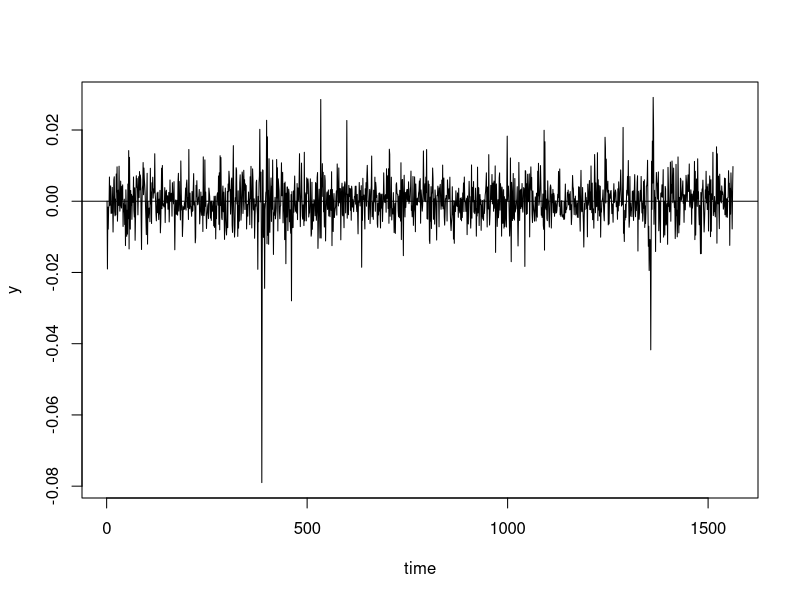
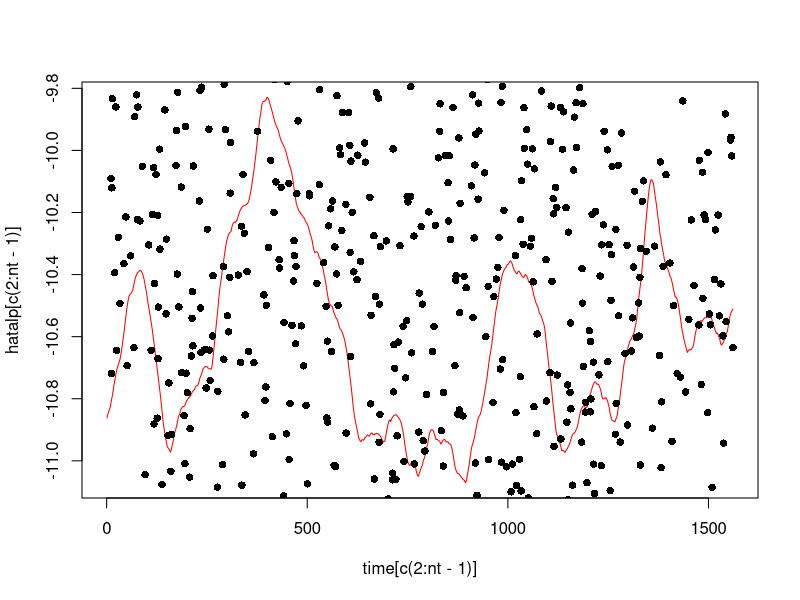

Recreate these plots in R, in order.
## ---- chunk 1
exdata <- read.csv(file = 'SV_y.csv')
y <- exdata$X0
n <- 1562
time <- c(1:1562)   
## ---- chunk 2
png('SV_y.png',width=400, height=200, units='mm', res=300)
plot(time,y, type="l")
abline(h=0)
dev.off()
## ---- chunk 3
f <- function(x){
  nt <- n
  sig_ep  <- pi^2/2                   # process err variance
  sig_eta  <- x[1]                    # obs error variance
  T <- x[2]
  a <- rep(0,nt)
  P <- rep(0,nt)

  
  v <- rep(0,nt)
  F <- rep(0,nt)
  K <- rep(0,nt)
  
  
  a[1] <- 0
  P[1] <- 10^10


  v[1] <- log(y[1]^2)+1.2704 - a[1]
  F[1] <- P[1] + sig_ep
  K[1] <- T * P[1]/F[1]
  
  
  for(t in 2:nt){
    a[t] <- T * a[t-1] + K[t-1]*v[t-1]
    P[t] <- T * P[t-1]*(T-K[t-1]) + sig_eta
    
    
    v[t] <- log(y[t]^2) + 1.2704 - a[t]
    F[t] <- P[t] + sig_ep
    K[t] <- T * P[t]/F[t]
  }
  
  FF <- F[c(2:nt-1)]
  vv <- v[c(2:nt-1)]
  return(sum(log(FF))+sum(vv^2/FF))
}
## ---- chunk 4
library('nloptr')
res1 <- nloptr( x0=c(0,1),
                eval_f=f,
                lb = c(0,-1),
                ub = c(Inf,1),
                opts = list("algorithm"="NLOPT_LN_COBYLA"),
)
print( res1 )
## ---- chunk 5
  nt <- n
  sig_ep  <- pi^2/2                   # process err variance
  sig_eta  <- 0.002979168             # obs error variance
  T <- 0.9999972
  a <- rep(0,nt)
  P <- rep(0,nt)

  
  v <- rep(0,nt)
  F <- rep(0,nt)
  K <- rep(0,nt)
  
  
  a[1] <- 0
  P[1] <- 10^10


  v[1] <- log(y[1]^2)+1.2704 - a[1]
  F[1] <- P[1] + sig_ep
  K[1] <- T * P[1]/F[1]
  
  
  for(t in 2:nt){
    a[t] <- T * a[t-1] + K[t-1]*v[t-1]
    P[t] <- T * P[t-1]*(T-K[t-1]) + sig_eta
    
    
    v[t] <- log(y[t]^2) + 1.2704 - a[t]
    F[t] <- P[t] + sig_ep
    K[t] <- T * P[t]/F[t]
  }
  hatalp <- rep(0,nt)
  V <- rep(0,nt)
  r <- rep(0,nt+1)
  N <- rep(0,nt+1)
  
  r[nt] <- 0
  hatalp[nt] <- a[nt]
  N[nt] <- 0
  V[nt] <- 0
  
  for (k in 1:nt){
    m <- nt-k+1
    r[m] <- v[m]/F[m]+(T-K[m])*r[m+1]
    hatalp[m]<-a[m]+P[m]*r[m]
    N[m] <- 1/F[m]+(T-K[m])^2*N[m+1]
    V[m] <- P[m]-P[m]^2*N[m]
  }
## ---- chunk 6
png('SV_hatalp.png',width=400, height=150,units='mm', res=300)
plot(time[c(2:nt-1)], hatalp[c(2:nt-1)], type="l", col="red")
points(time[c(2:nt-1)], (log(y^2) + 1.2704)[c(2:nt-1)],pch = 16)
dev.off()

  
